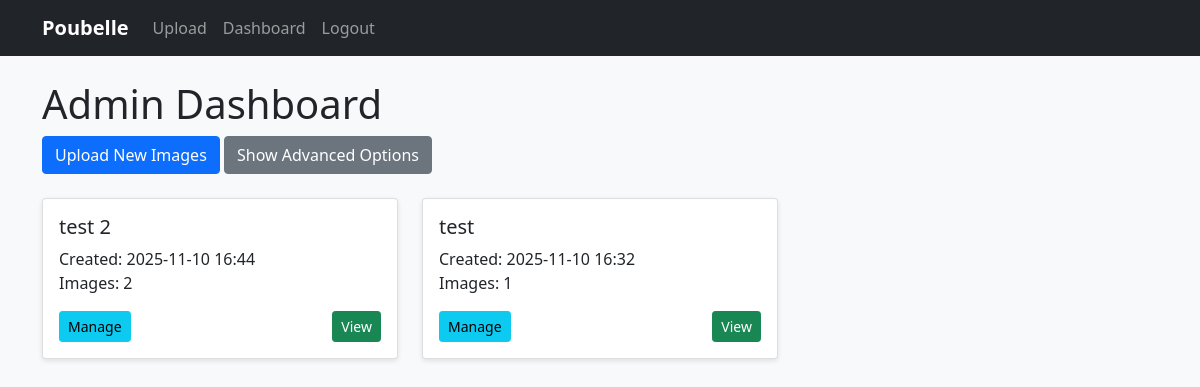
Page /dashboard (signed in) on the earlier database version.
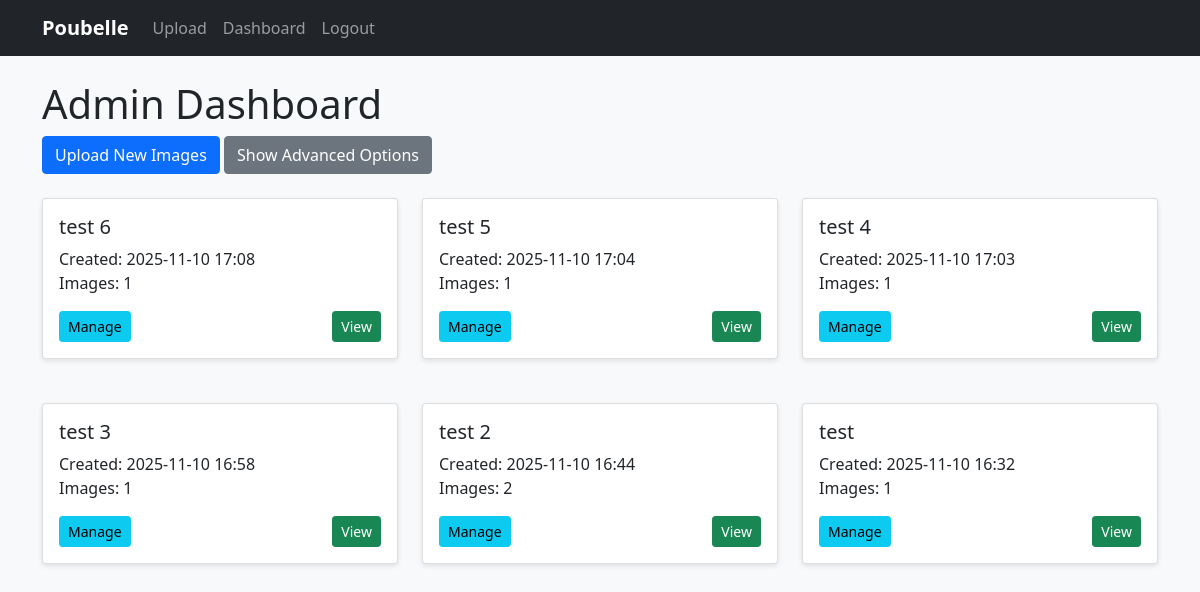
Same page on the later database version.
### app/models.py (models this page shows, shortened)
class ImageShare(db.Model):
    id = db.Column(db.Integer, primary_key=True)
    share_id = db.Column(db.String(3), unique=True, index=True)
    title = db.Column(db.String(100))
    password_hash = db.Column(db.String(128))
    created_at = db.Column(db.DateTime, default=datetime.utcnow)
    user_id = db.Column(db.Integer, db.ForeignKey('user.id'), nullable=True)
    images = db.relationship('Image', backref='share', lazy='dynamic', cascade='all, delete-orphan')

### app/routes/admin.py (the view, shortened to what this page needs)
@admin.route('/dashboard', methods=['GET', 'POST'])
@login_required
def dashboard():
    new_url = request.args.get('new_url')
    shares = ImageShare.query.order_by(ImageShare.created_at.desc()).all()
    return render_template('admin/dashboard.html', shares=shares, new_url=new_url)

### app/templates/admin/dashboard.html (shortened to what this page needs)
{% extends "base.html" %}
{% block content %}
<h1>Admin Dashboard</h1>
<div class="mb-4">
    <a href="{{ url_for('admin.upload') }}" class="btn btn-primary">Upload New Images</a>
    <button id="showAdvancedOptions" class="btn btn-secondary ml-2">Show Advanced Options</button>
</div>
<div class="row" id="sharedItemsList">
    {% if shares %}
        {% for share in shares %}
        <div class="col-md-4 mb-4">
            <div class="card">
                <div class="card-body">
                    <h5 class="card-title">{{ share.title }}</h5>
                    <p class="card-text">
                        Created: {{ share.created_at.strftime('%Y-%m-%d %H:%M') }}<br>
                        Images: {{ share.images.count() }}
                    </p>
                    <div class="d-flex justify-content-between">
                        <a href="{{ url_for('admin.manage', share_id=share.id) }}" class="btn btn-sm btn-info">Manage</a>
                        <a href="{{ url_for('share.view', share_id=share.share_id) }}" class="btn btn-sm btn-success" target="_blank">View</a>
                    </div>
                </div>
            </div>
        </div>
        {% endfor %}
    {% else %}
        <div class="col-12">
            <div class="alert alert-info">
                You haven't created any image shares yet. <a href="{{ url_for('admin.upload') }}">Upload some images</a> to get started.
            </div>
        </div>
    {% endif %}
</div>
{% endblock %}

Differences in the rows shown:
added ImageShare: title "test 6", created_at "2025-11-10 17:08", images.count "1"
added ImageShare: title "test 5", created_at "2025-11-10 17:04", images.count "1"
added ImageShare: title "test 4", created_at "2025-11-10 17:03", images.count "1"
added ImageShare: title "test 3", created_at "2025-11-10 16:58", images.count "1"
